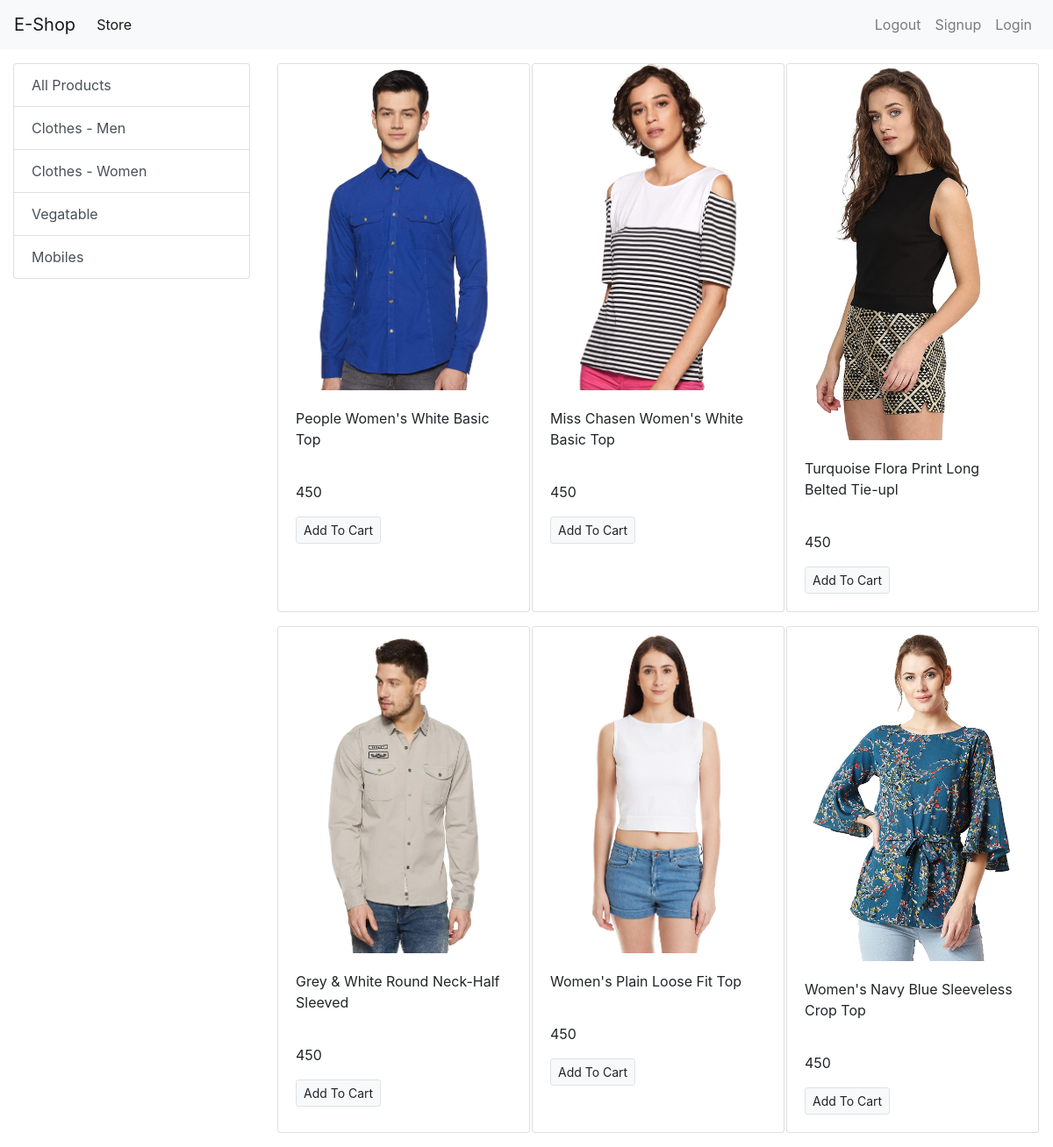
The app's page /?category=2 with its own data.
### store/models/category.py (models this page shows, shortened)
class Category(models.Model):
    name = models.CharField(max_length=20)
    @staticmethod
    def get_all_categories():
      return  Category.objects.all()

### store/models/product.py (models this page shows, shortened)
class Product(models.Model):
    name = models.CharField(max_length=50)
    price = models.IntegerField(default=0)
    category = models.ForeignKey(Category, on_delete=models.CASCADE, default=1)
    description = models.CharField(max_length=200, default='')
    image = models.ImageField(upload_to='uploads/products/')
    @staticmethod
    def get_all_products_by_categoryid(category_id):
        if category_id:
            return Product.objects.filter(category=category_id)
        else:
            return Product.get_all_products();

### store/views.py (the view)
# urls.py: path('', index),
def index(request):
    products = None
    categories = Category.get_all_categories()
    categoryID = request.GET.get('category')
    if categoryID:
        products = Product.get_all_products_by_categoryid(categoryID)
    else:
        products = Product.get_all_products();
    data = {}
    data['products'] = products
    data['categories'] = categories
    return render(request, 'index.html', data)

### store/templates/index.html (shortened to what this page needs)
{% extends 'base.html' %}
{% block content %}
<div class="container-fluid mt-3">
    <div class="row">
        <div class="col-lg-3 mx-auto">
            <div class="list-group ">
                <a href="/" class="list-group-item list-group-item-action">All Products</a>
                {% for category in categories %}
                <a href="/?category={{category.id}}" class="list-group-item list-group-item-action">{{category.name}}</a>
                {% endfor %}
            </div>
        </div>
        <div id="products" class="col-lg-9 mx-auto">
            <div.<div class="row mx-auto">
                {% for product in products %}
                <div class="card mx-auto mb-3" style="width: 18rem;">
                    <img class="card-img-top" src="{{product.image.url}}" alt="Card image cap">
                    <div class="card-body">
                        <p class="card-title">{{product.name}}</p>
                        <p class="card-text"><br>{{product.price}}</br></p>
                        <a href="#" class="btn btn-light border btn-sm">Add To Cart</a>
                    </div>
                </div>
                {% endfor %}
        </div>
    </div>
</div>
{% endblock %}

### records on screen
Category: name "Clothes - Men"
Category: name "Clothes - Women"
Category: name "Vegatable"
Category: name "Mobiles"
Product: image (picture), name "People Women's White Basic Top", price "450"
Product: image (picture), name "Miss Chasen Women's White Basic Top", price "450"
Product: image (picture), name "Turquoise Flora Print Long Belted Tie-upl", price "450"
Product: image (picture), name "Grey & White Round Neck-Half Sleeved", price "450"
Product: image (picture), name "Women's Plain Loose Fit Top", price "450"
Product: image (picture), name "Women's Navy Blue Sleeveless Crop Top", price "450"
